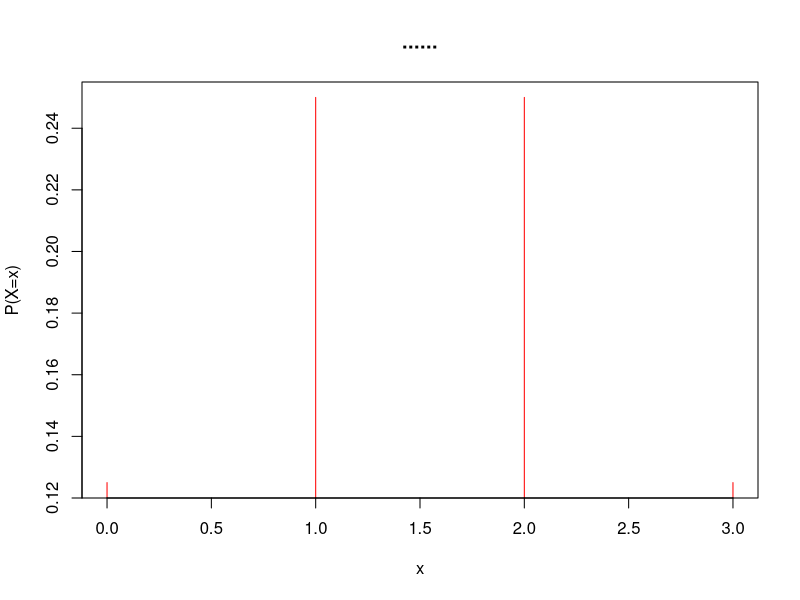
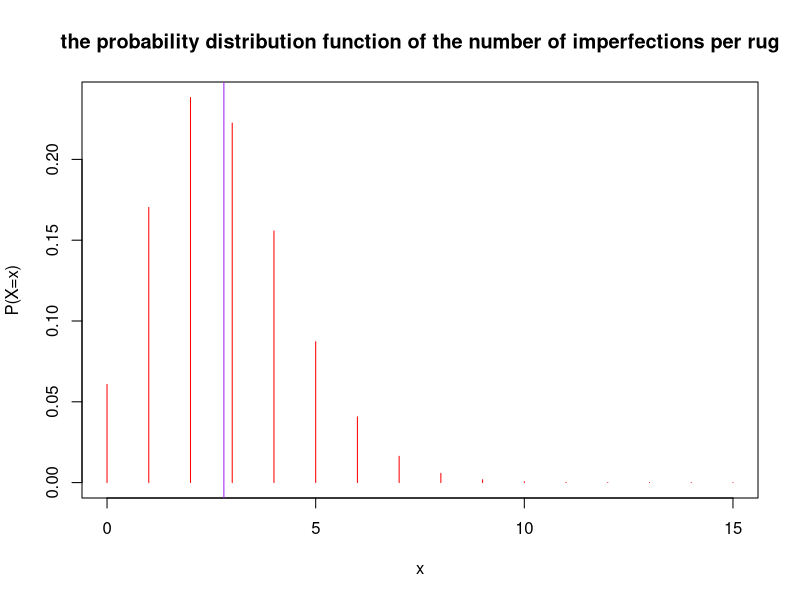

Generate these figures, in order, with R:
## ---- chunk 1
x=c(0,1,2,3)
probx=c(1/8,2/8,2/8,1/8)
plot(x,probx, type = "h", col = "red", ylab = "P(X=x)", main = "......")
## ---- chunk 2
log(10) #calculate ln(10)
## ---- chunk 3
sum(dbinom(25:30, 40, 0.60))
pbinom(30, 40, 0.60) - pbinom(24, 40, 0.60)
## ---- chunk 4
sum(dnbinom(4:10, 10, 0.60))
## ---- chunk 5
pnbinom(10, 10, 0.60) - pnbinom(3,10,0.60)
## ---- chunk 6
var = 28 * 0.1 + 58.5 * 0.1 + 31 * 0.3 + 77 * 0.5 
var
## ---- chunk 7
28*(0.1)+58.5*(0.1)+31*(0.3)+77*(0.5)
## ---- chunk 8
28^2*(0.1)+58.5^2*(0.1)+31^2*(0.3)+77^2*(0.5)
## ---- chunk 9
(28^2*(0.1)+58.5^2*(0.1)+31^2*(0.3)+77^2*(0.5))-56.45^2
## ---- chunk 10
sqrt(486.8225)
## ---- chunk 11
19.5*56.45-500
## ---- chunk 12
dpois(0,2.8)
## ---- chunk 13
1-dpois(0,2.8)
## ---- chunk 14
a=dpois(1,2.8)
a
b=sum(dpois(0:3,2.8))
b
a/b
## ---- chunk 15
probx=function(x){
  (exp(-2.8)*(2.8^x))/factorial(x)
}
x=0:15
plot(x,probx(x),type = "h", col = "red", ylab = "P(X=x)", main = "the probability distribution function of the number of imperfections per rug")
abline(v=2.8,col="purple")
## ---- chunk 16
sqrt(2.8)
